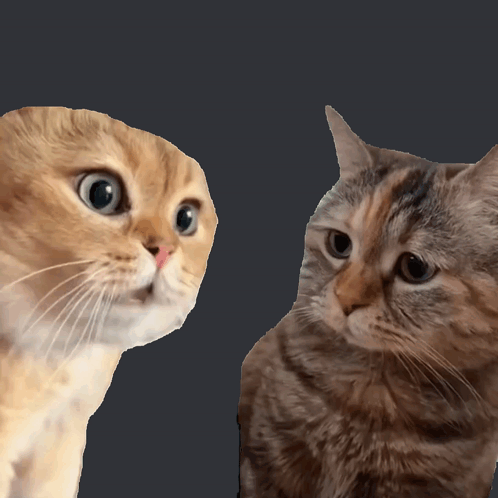
#> input picture hw1/part1/testdata/2.png, 498 x 498 px
$ python eval.py
#> lines starting #> are read from the running program, lines starting #| are printed output that depends on the picture
### hw1/part1/DoG.py
import numpy as np
import cv2

# check = np.load("/home/r12a10/hw1_material/part1/dog/dog_array_0_0.npy")
np.set_printoptions(threshold=np.inf)
# print(check)
# exit()


def normalize(img):
    max = np.max(img)
    min = np.min(img)
    img = ((img - min) / (max - min)) * 255
    return img


class Difference_of_Gaussian(object):
    def __init__(self, threshold):
        self.threshold = threshold
        self.sigma = 2 ** (1 / 4)
        self.num_octaves = 2
        self.num_DoG_images_per_octave = 4
        self.num_guassian_images_per_octave = self.num_DoG_images_per_octave + 1

    def get_keypoints(self, image):
        ### TODO ####
        # Step 1: Filter images with different sigma values (5 images per octave, 2 octave in total)
        # - Function: cv2.GaussianBlur (kernel = (0, 0), sigma = self.sigma**___)

        dog_imgs = []
        gaussian_imgs = []
        for octave in range(1, self.num_octaves + 1):
            # print(f"octave = {octave}")

            if octave == 2:
                image = gaussian_imgs[-1]
                image = cv2.resize(
                    image,
                    (image.shape[1] // octave, image.shape[0] // octave),
                    interpolation=cv2.INTER_NEAREST,
                )

            gaussian_imgs.append(image)  # 原圖 or resize後的

            for i in range(
                len(gaussian_imgs), len(gaussian_imgs) + self.num_DoG_images_per_octave
            ):
                gaussian_img = cv2.GaussianBlur(image, (0, 0), self.sigma ** (i % 5))
                gaussian_imgs.append(gaussian_img)
                image_path = f"DoG_{octave}-{i%5}.png"

                # Step 2: Subtract 2 neighbor images to get DoG images (4 images per octave, 2 octave in total)
                # - Function: cv2.subtract(second_image, first_image)
                dog_img = cv2.subtract(gaussian_imgs[i], gaussian_imgs[i - 1])
                dog_imgs.append(dog_img)
                cv2.imwrite(image_path, normalize(dog_img))

        # Step 3: Thresholding the value and Find local extremum (local maximun and local minimum)
        #         Keep local extremum as a keypoints
        keypoints = []
        for i in range(1, len(dog_imgs)):
            if i == 1 or i == 2 or i == 5 or i == 6:
                for row in range(1, dog_imgs[i].shape[0]-1):
                    for col in range(1, dog_imgs[i].shape[1]-1):
                        max = np.max(
                            [
                                dog_imgs[i + 1][row - 1 : row + 2, col - 1 : col + 2],
                                dog_imgs[i][row - 1 : row + 2, col - 1 : col + 2],
                                dog_imgs[i - 1][row - 1 : row + 2, col - 1 : col + 2],
                            ]
                        )

                        min = np.min(
                            [
                                dog_imgs[i + 1][row - 1 : row + 2, col - 1 : col + 2],
                                dog_imgs[i][row - 1 : row + 2, col - 1 : col + 2],
                                dog_imgs[i - 1][row - 1 : row + 2, col - 1 : col + 2],
                            ]
                        )


                        if max > self.threshold and max == dog_imgs[i][row][col]:
                            # print([row * (i//5+1), col * (i//5+1)],"->",dog_imgs[i][row][col])
                            keypoints.append([row * (i//5+1), col * (i//5+1)])
                        if abs(min) > self.threshold and abs(min) == abs(dog_imgs[i][row][col]):
                            keypoints.append([row * (i//5+1), col * (i//5+1)])
                            # print([row * (i//5+1), col * (i//5+1)],"->",dog_imgs[i][row][col])


        keypoints =np.unique(np.array(keypoints),axis = 0)

        # # sort 2d-point by y, then by x
        keypoints = keypoints[np.lexsort((keypoints[:, 1], keypoints[:, 0]))]
        return keypoints

### hw1/part1/eval.py
##################################
### DO NOT modify this file!!! ###
##################################

import numpy as np
import cv2
import argparse
from DoG import Difference_of_Gaussian


def main():
    parser = argparse.ArgumentParser(description = 'evaluation function of Difference of Gaussian')
    parser.add_argument('--threshold', default = 3.0, type=float, help = 'threshold value for feature selection')
    parser.add_argument('--image_path', default = './testdata/2.png', help = 'path to input image')
    parser.add_argument('--gt_path', default = './testdata/2_gt.npy', help = 'path to ground truth .npy')
    args = parser.parse_args()

    img = cv2.imread(args.image_path, 0).astype(np.float64)
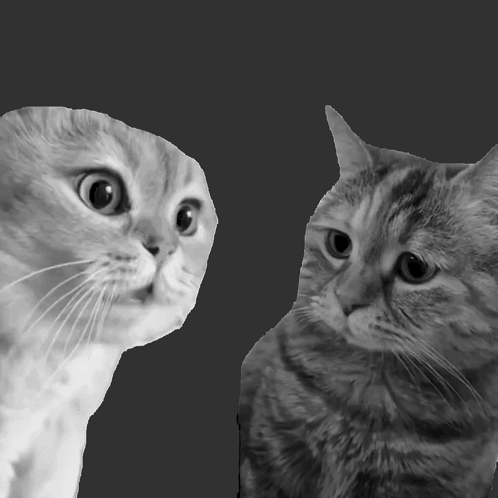
#> img: shape (498, 498) float64; min 0, max 234, mean 86.7
    print("read in img from",args.image_path)
    # create DoG class
    DoG = Difference_of_Gaussian(args.threshold)

    # find keypoint from DoG and sort it
    keypoints = DoG.get_keypoints(img)
#> the loop in get_keypoints, `for octave in range(1, self.num_octaves + 1): # print(f"octave = {octa..` made 2 passes
#> pass 1, in get_keypoints, `cv2.imwrite(image_path, normalize(dog_img))`:
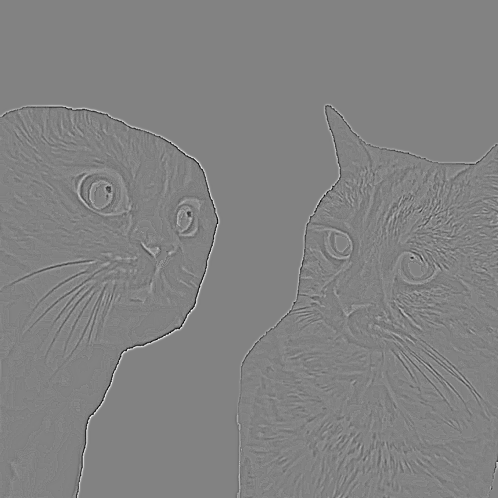
#> saved as DoG_1-1.png: shape (498, 498); min 0, max 255, mean 129.7
#> pass 1, in get_keypoints, `cv2.imwrite(image_path, normalize(dog_img))`:
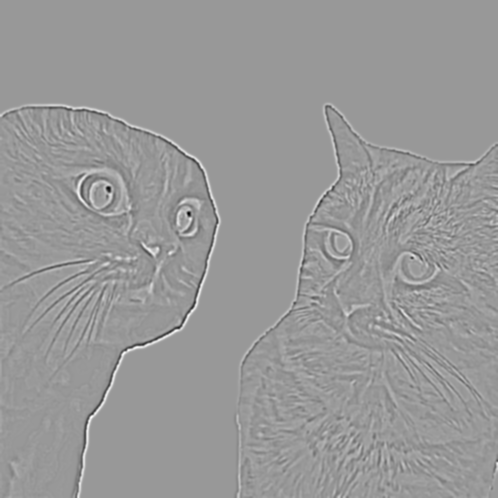
#> saved as DoG_1-2.png: shape (498, 498); min 0, max 255, mean 152.2
#> after the loop in get_keypoints, `for octave in range(1, self.num_octaves + 1):`:
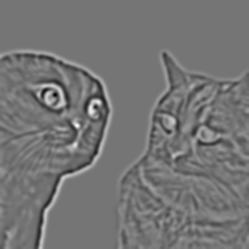
#> dog_img: shape (249, 249) float64; min -8.99, max 10.57, mean 0.000909; drawn with min black and max white
#> after the loop in get_keypoints, `for octave in range(1, self.num_octaves + 1):`:
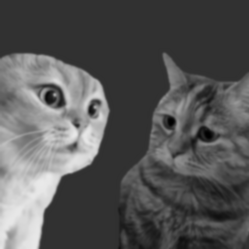
#> image: shape (249, 249) float64; min 0.127, max 233.9, mean 86.7
#> after the loop in get_keypoints, `for octave in range(1, self.num_octaves + 1):`: dog_imgs = 8 items; gaussian_imgs = 10 items
#> the loop in get_keypoints, `for i in range(1, len(dog_imgs)):` made 7 passes
#> after the loop in get_keypoints, `for i in range(1, len(dog_imgs)):`: keypoints = 115 pairs, first value 106 to 495, second value 8 to 470
    # read GT
#> (the run stopped early here; a loop or call above may not have finished)
